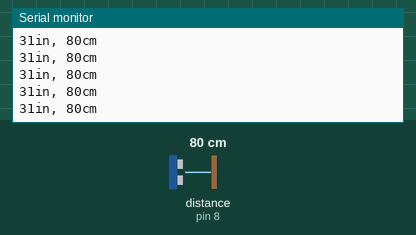
Recording of a sketch running on a simulated Arduino Uno, built with avr-gcc and run on an emulated ATmega328P. On the bench: the last lines printed to the serial monitor. Wiring (inferred from the names in the program): ultrasonic range finder: trigger pin 7; echo pin 8. Inputs (shaded band) come from the test bench; at power-on: distance to the obstacle (sensor on pin 8) 80 cm. The echo pulse lasts 58.3 µs per cm.

Above: at 1.2 s.
1.3 s: distance to the obstacle (sensor on pin 8) set to 18 cm
At 1.9 s:
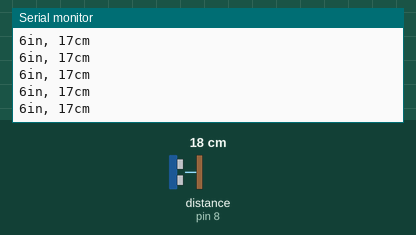
4.3 s: distance to the obstacle (sensor on pin 8) set to 2 cm
At 5.4 s:
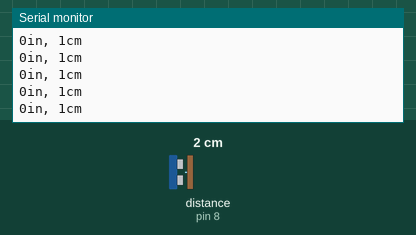
7.3 s: distance to the obstacle (sensor on pin 8) set to 299 cm
At 7.8 s:
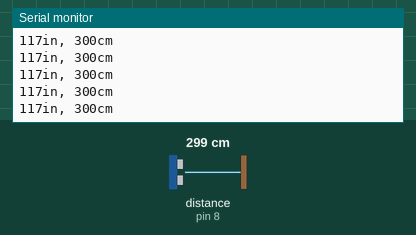
Timing chart, 0 to 10.3 s (numbered marks = the images above; inputs shaded):
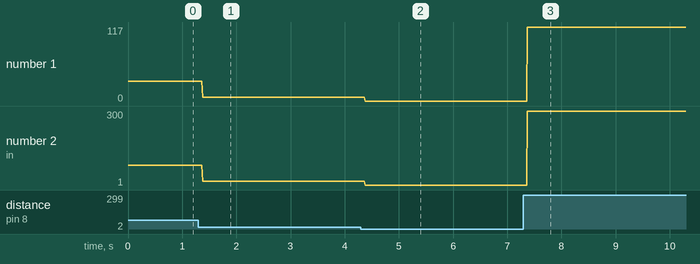

The sketch:

uno_dist_measure.ino
```cpp
const int trigPin = 7;
const int echoPin = 8;

void setup()
{
  Serial.begin(9600);
  pinMode(trigPin,OUTPUT);
  pinMode(echoPin,INPUT);
}

void loop()
{
  long duration, inches, cm;

  digitalWrite(trigPin, LOW);
  delayMicroseconds(2);
  digitalWrite(trigPin, HIGH);
  delayMicroseconds(10);
  digitalWrite(trigPin,LOW);

  duration = pulseIn(echoPin, HIGH);

  inches = microsecondsToInches(duration);
  cm = microsecondsToCentimeters(duration);

  Serial.print(inches);
  Serial.print("in, ");
  Serial.print(cm);
  Serial.print("cm");
  Serial.println();
}

long microsecondsToInches(long microseconds) {
  // According to Parallax's datasheet for the PING))), there are 73.746
  // microseconds per inch (i.e. sound travels at 1130 feet per second).
  // This gives the distance travelled by the ping, outbound and return,
  // so we divide by 2 to get the distance of the obstacle.
  return microseconds / 74 / 2;
}

long microsecondsToCentimeters(long microseconds) {
  // The speed of sound is 340 m/s or 29 microseconds per centimeter.
  // The ping travels out and back, so to find the distance of the object we
  // take half of the distance travelled.
  return microseconds / 29 / 2;
}
```

Measured:
- after the input at 1.3 s, the serial monitor: prints a new line after 0.08 s (image 1)
- after the input at 4.3 s, the serial monitor: prints a new line after 0.08 s (image 2)
- after the input at 7.3 s, the serial monitor: prints a new line after 0.07 s (image 3)
- plotted number 1: 31 → 6 after the input at 1.3 s, 6 → 0 after the input at 4.3 s, 0 → 117 after the input at 7.3 s
- plotted number 2: 80 → 17 after the input at 1.3 s, 17 → 1 after the input at 4.3 s, 1 → 300 after the input at 7.3 s
